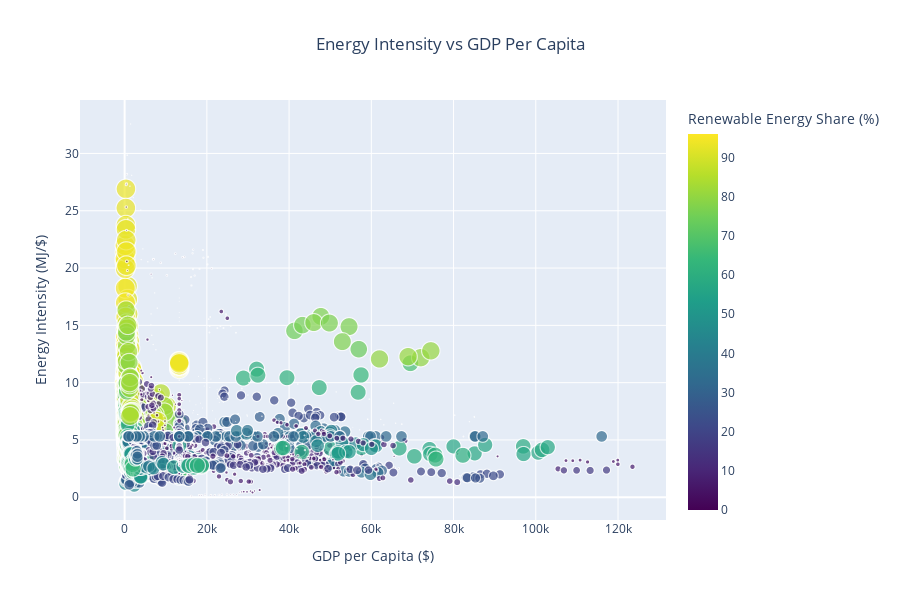

Write notebook code for a chart like this one.
### Markdown cell above
## Visualisation 3: Bubble Chart - Energy Intensity vs GDP Per Capita
**Purpose**: Explore the relationship between energy intensity, GDP per capita, and renewable energy share.

### Code cell
# Bubble chart for Energy Intensity vs GDP Per Capita
fig = px.scatter(
    df,
    x='gdp_per_capita',
    y='Energy intensity level of primary energy (MJ/$2017 PPP GDP)',
    size='Renewable energy share in the total final energy consumption (%)',  # Bubble size
    color='Renewable energy share in the total final energy consumption (%)',  # Bubble color
    hover_name='Entity',
    title='Energy Intensity vs GDP Per Capita',
    labels={
        'gdp_per_capita': 'GDP per Capita ($)',
        'Energy intensity level of primary energy (MJ/$2017 PPP GDP)': 'Energy Intensity (MJ/$)',
        'Renewable energy share in the total final energy consumption (%)': 'Renewable Energy Share (%)'
    },
    color_continuous_scale='Viridis'
)

# Adjust chart layout for enhanced readability
fig.update_layout(
    title_x=0.5,  # Center the title
    height=600,  # Adjust chart height
    width=900,   # Adjust chart width
    coloraxis_colorbar=dict(title='Renewable Energy Share (%)')
)

# Display the bubble chart
fig.show()

### Figure 1 — Plotly figure (JSON) as saved in the notebook; plotly's stock layout.template omitted (floating-point values rounded to 4 significant figures; data arrays with more than 128 entries replaced by an {"elided": "..."} marker saying what was removed)
{"data": [{"hovertemplate": "<b>%{hovertext}</b><br><br>GDP per Capita ($)=%{x}<br>Energy Intensity (MJ/$)=%{y}<br>Renewable Energy Share (%)=%{marker.color}<extra></extra>", "hovertext": {"elided": "3597 str values"}, "legendgroup": "", "marker": {"color": {"elided": "3597 float values"}, "coloraxis": "coloraxis", "size": {"elided": "3597 float values"}, "sizemode": "area", "sizeref": 0.2401, "symbol": "circle"}, "mode": "markers", "name": "", "showlegend": false, "type": "scattergl", "x": {"elided": "3597 float values"}, "xaxis": "x", "y": {"elided": "3597 float values"}, "yaxis": "y"}], "layout": {"coloraxis": {"colorbar": {"title": {"text": "Renewable Energy Share (%)"}}, "colorscale": [[0, "#440154"], [0.1111, "#482878"], [0.2222, "#3e4989"], [0.3333, "#31688e"], [0.4444, "#26828e"], [0.5556, "#1f9e89"], [0.6667, "#35b779"], [0.7778, "#6ece58"], [0.8889, "#b5de2b"], [1, "#fde725"]]}, "height": 600, "legend": {"itemsizing": "constant", "tracegroupgap": 0}, "title": {"text": "Energy Intensity vs GDP Per Capita", "x": 0.5}, "width": 900, "xaxis": {"anchor": "y", "autorange": true, "domain": [0, 1], "range": [-10990.0, 131700.0], "title": {"text": "GDP per Capita ($)"}, "type": "linear"}, "yaxis": {"anchor": "x", "autorange": true, "domain": [0, 1], "range": [-1.984, 34.66], "title": {"text": "Energy Intensity (MJ/$)"}, "type": "linear"}}}
